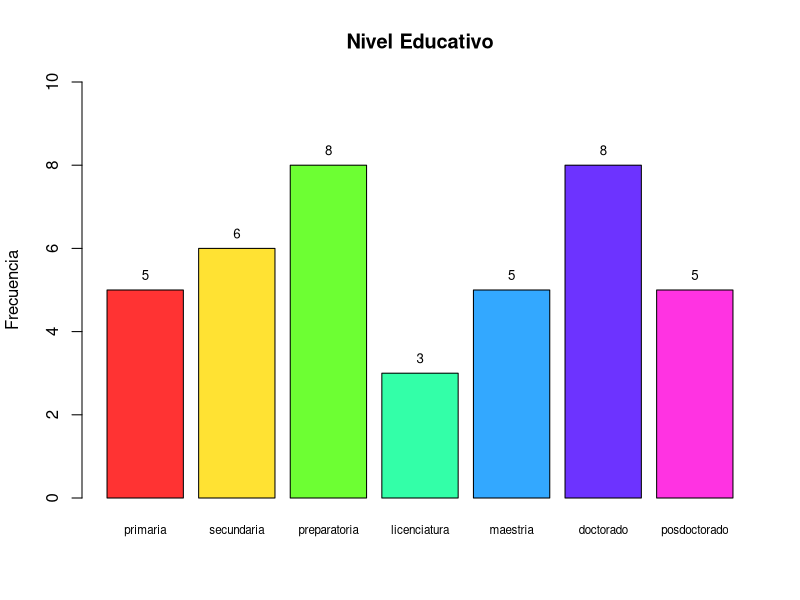
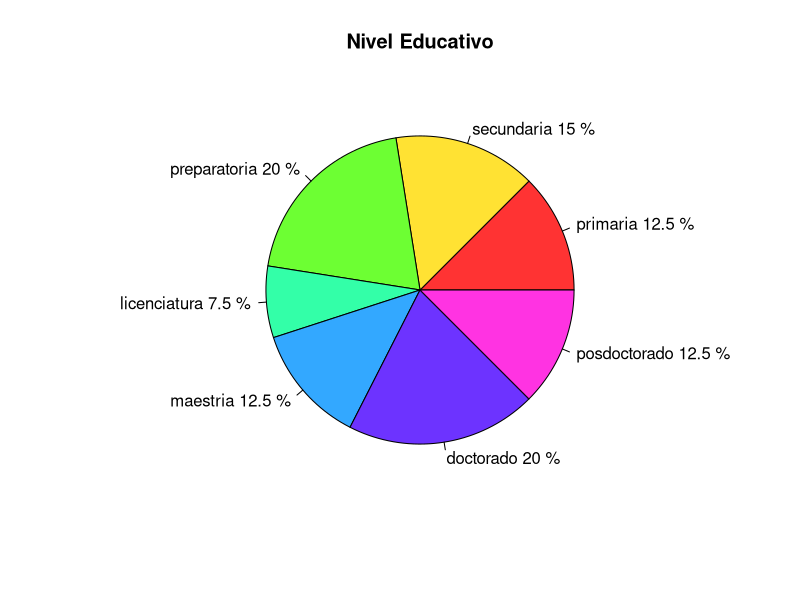

Reproduce these figures in R, in order.
## ---- chunk 1
knitr::opts_chunk$set(echo = TRUE)
## ---- chunk 2
rm(list = ls())

## ---- chunk 3
nivel <- factor(c("posdoctorado","preparatoria","preparatoria","doctorado","primaria",
                  "doctorado","preparatoria","secundaria","preparatoria","preparatoria",
                  "primaria","doctorado","secundaria","secundaria","secundaria",
                  "licenciatura","doctorado","primaria","maestria","posdoctorado",
                  "maestria","preparatoria","posdoctorado","doctorado","preparatoria",
                  "doctorado","maestria","primaria","licenciatura","secundaria",
                  "maestria","posdoctorado","doctorado","licenciatura","doctorado",
                  "posdoctorado","maestria","primaria","secundaria","preparatoria"),
                levels=c("primaria","secundaria","preparatoria","licenciatura",
                         "maestria","doctorado","posdoctorado"),
                ordered=TRUE)


    



   
## ---- chunk 4
nivel_num <- as.numeric(nivel)
## ---- chunk 5
median(nivel_num)                      
levels(nivel)[median(nivel_num)]
## ---- chunk 6
quantile(nivel_num, probs=c(0.25,0.5,0.75))          # cuartiles en números
levels(nivel)[quantile(nivel_num, probs=c(0.25,0.5,0.75))]  # cuartiles como categorías
table(nivel)

freq_nivel <- table(nivel)
porc_nivel <- round(prop.table(freq_nivel)*100, 1)
## ---- chunk 7
mi_min <- names(freq_nivel)[which.min(freq_nivel)] 
(mi_min)
mi_max <- names(freq_nivel)[which.max(freq_nivel)] 
(mi_max)
## ---- chunk 8
bar_colors <- rainbow(length(freq_nivel), 0.8)

bp <- barplot(freq_nivel,
              col = bar_colors,
              main = "Nivel Educativo",
              xlab = "",
              ylab = "Frecuencia",
              ylim = c(0, max(freq_nivel)+2),
              cex.names = 0.7)

# Agregar valores encima de cada barra
text(bp, freq_nivel, labels = freq_nivel, pos = 3, cex = 0.8)


      
## ---- chunk 9
pie(freq_nivel,
    labels = paste(names(freq_nivel), porc_nivel, "%"),
    col = rainbow(length(freq_nivel), 0.8),
    main = "Nivel Educativo")
